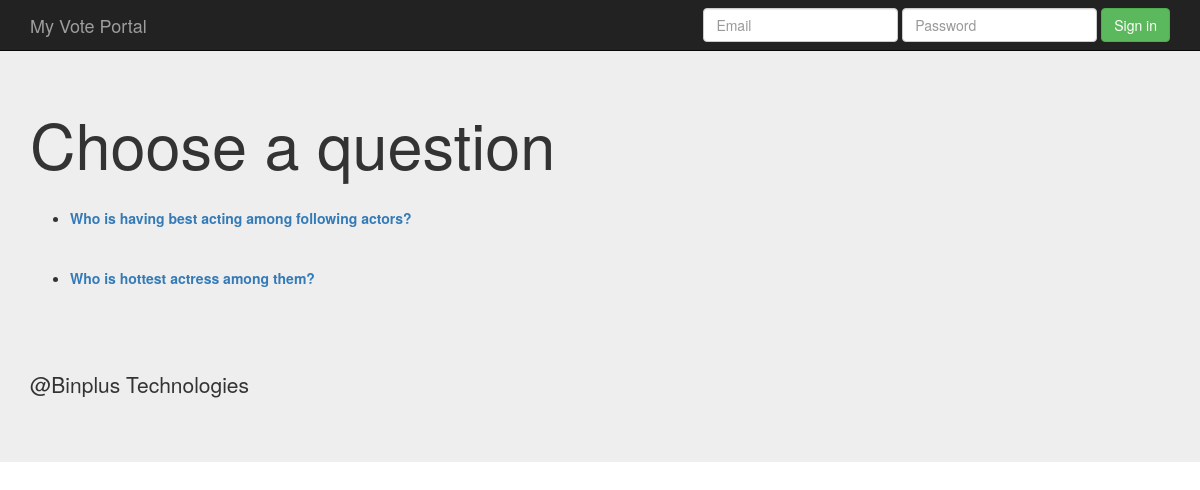
Screenshot of /polls/ with the database file from the repository.
### polls/models.py (models this page shows, shortened)
class Question(models.Model):
    question_text = models.CharField(max_length=100)
    pub_date = models.DateTimeField('Date_published')

### polls/views.py (the view)
# urls.py: path('', views.index, name='index'),
def index(request):
    latest_questions = Question.objects.order_by('-pub_date')[:5]
    context ={  'latest_questions':latest_questions}
    return  render(request,'polls/index.html',context)

### polls/templates/polls/index.html
{% extends 'polls/base.html' %}
{%  block main_content  %}
<h1>Choose a question</h1>
<br>
{% if  latest_questions %}
     <ul>
           {% for question in latest_questions %}
         <li><a href = {% url "polls:detail" question.id %}><b>{{question.question_text}}</b></a></li>
         <br>
         <br>
           {% endfor%}
     </ul>
{% else %}
   <p>You do not have any questions</p>
{% endif %}
{% endblock %}

### rows the page displays
Question: question_text "Who is having best acting among following actors?"
Question: question_text "Who is hottest actress among them?"
